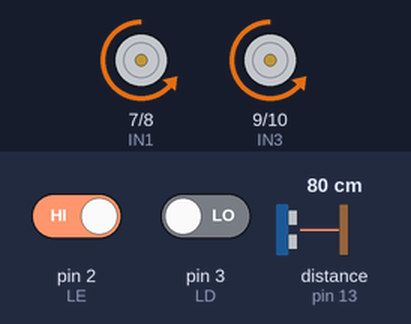
The sketch below on a simulated Arduino Uno, built with avr-gcc and run on an emulated ATmega328P. On the bench: motor-driver pin pairs drawn as motors (green arrow = first pin HIGH = forward, orange = second pin HIGH = backward, longer = more drive, scaled by the enable pin). Inputs (shaded band) come from the test bench; at power-on: pin 3 (LD) LOW, distance to the obstacle (sensor on pin 13) 80 cm, pin 2 (LE) HIGH. The echo pulse lasts 58.3 µs per cm.

Above: at 2.0 s.
2.1 s: pin 3 (LD) driven HIGH
At 3.2 s:
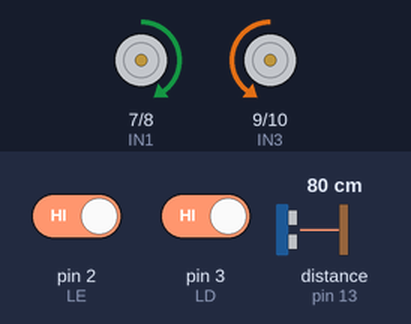
4.0 s: distance to the obstacle (sensor on pin 13) set to 39 cm
5.5 s: distance to the obstacle (sensor on pin 13) set to 32 cm
At 6.5 s:
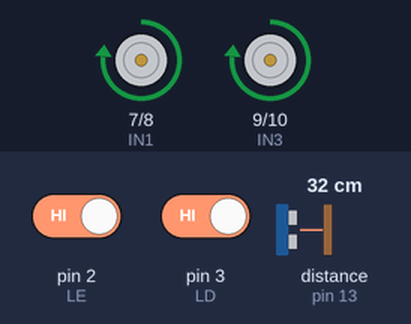
7.0 s: pin 2 (LE) driven LOW
At 7.46 s:
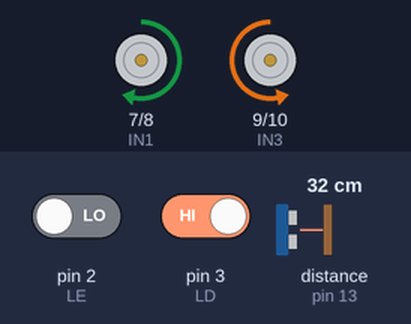
10.3 s: pin 2 (LE) driven HIGH
12.3 s: pin 3 (LD) driven LOW
At 12.46 s:
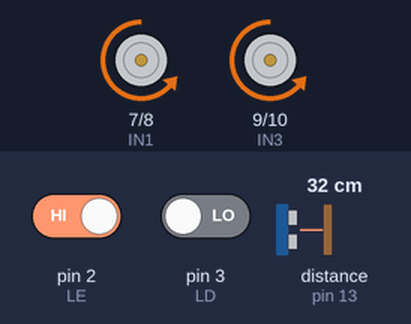
Timing chart, 0 to 16.6 s (numbered marks = the images above; inputs shaded):
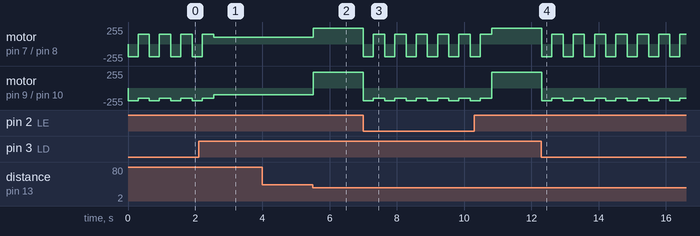

Measured:
- the behaviour switches between 35 and 34 cm on distance to the obstacle (sensor on pin 13) (found by bisection; images 1 and 2)
- after the input at 4.0 s, every drawn part: stays the same
- after the input at 5.5 s, motor on pin 7 (IN1) / pin 8 (IN2): forward 100/255 → forward 240/255 at once; motor on pin 9 (IN3) / pin 10 (IN4): backward 100/255 → forward 240/255 at once
- after the input at 7.0 s, motor on pin 7 (IN1) / pin 8 (IN2): alternates backward 190/255 for 0.30 s and forward 150/255 for 0.34 s, starting at once; motor on pin 9 (IN3) / pin 10 (IN4): alternates backward 190/255 for 0.30 s and backward 150/255 for 0.34 s, starting at once
- after the input at 12.3 s, motor on pin 7 (IN1) / pin 8 (IN2): alternates backward 190/255 for 0.30 s and forward 150/255 for 0.34 s, starting at once; motor on pin 9 (IN3) / pin 10 (IN4): alternates backward 190/255 for 0.30 s and backward 150/255 for 0.34 s, starting at once
- by itself, motor on pin 7 (IN1) / pin 8 (IN2): alternates backward 190/255 for 0.30 s and forward 150/255 for 0.34 s
- by itself, motor on pin 9 (IN3) / pin 10 (IN4): alternates backward 190/255 for 0.30 s and backward 150/255 for 0.34 s

The sketch:

Projeto_200_Robo_sumo_com_borda_e_ultrassom.ino
```cpp
// Projeto 200 - Robo sumo com borda e ultrassom
// Arduino Uno | Arduino Neon Lab

const byte LE=2,LD=3,ENA=5,ENB=6;
const byte IN1=7,IN2=8,IN3=9,IN4=10,TRIG=12,ECHO=13;
void motores(int e,int d){
 digitalWrite(IN1,e>=0);digitalWrite(IN2,e<0);
 digitalWrite(IN3,d>=0);digitalWrite(IN4,d<0);
 analogWrite(ENA,abs(e));analogWrite(ENB,abs(d));
}
long cm(){digitalWrite(TRIG,LOW);delayMicroseconds(2);
 digitalWrite(TRIG,HIGH);delayMicroseconds(10);digitalWrite(TRIG,LOW);
 unsigned long t=pulseIn(ECHO,HIGH,18000);return t?t/58:999;}
void setup(){for(byte p:{ENA,ENB,IN1,IN2,IN3,IN4,TRIG})pinMode(p,OUTPUT);
 pinMode(LE,INPUT);pinMode(LD,INPUT);pinMode(ECHO,INPUT);}
void loop(){
 if(digitalRead(LE)==LOW || digitalRead(LD)==LOW){
  motores(-190,-190);delay(300);motores(150,-150);delay(300);
 }else if(cm()<35)motores(240,240);
 else motores(100,-100);
 delay(35);
}
```
